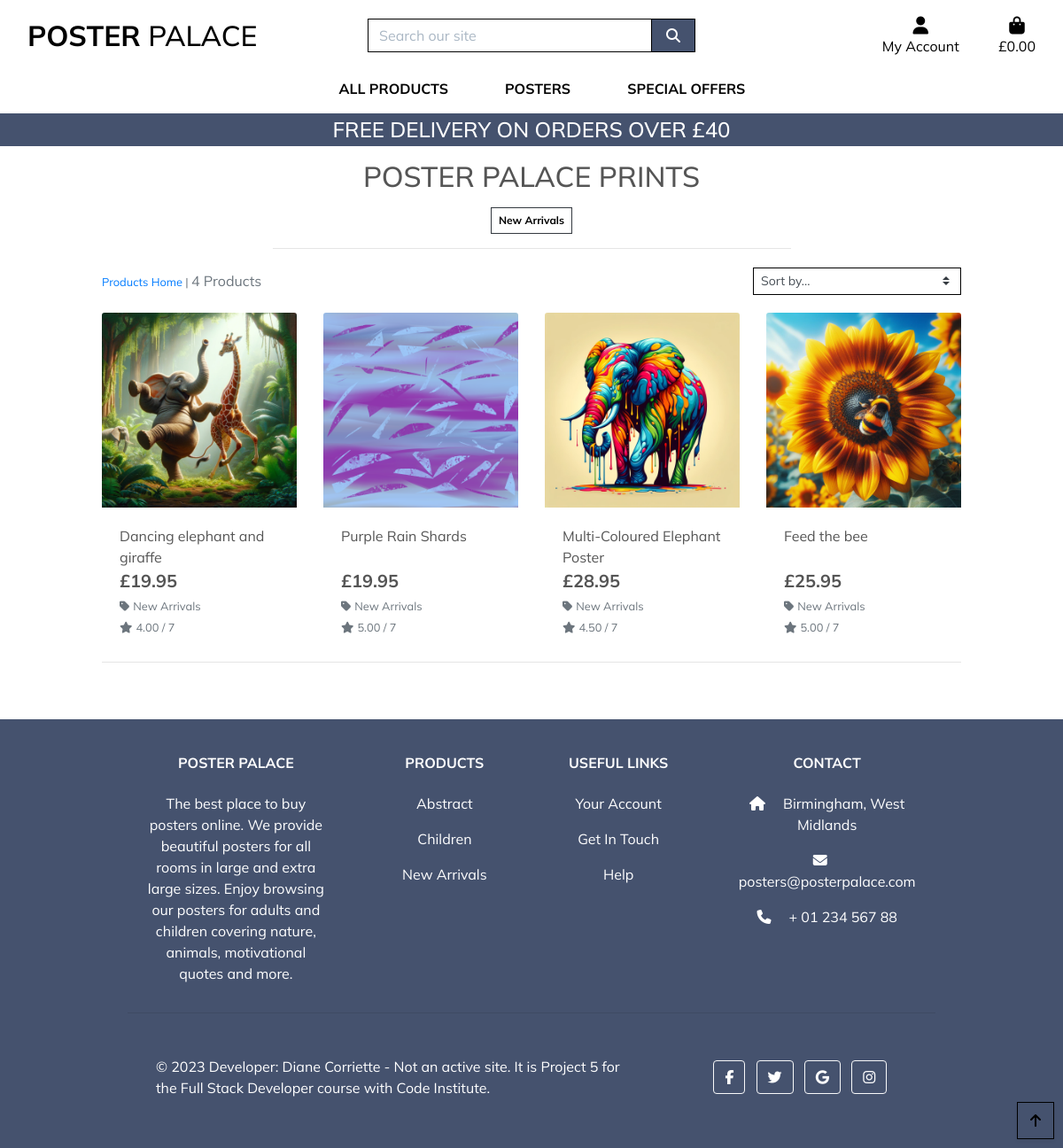
The app's page /products/?category=new with its own data.
### products/models.py (models this page shows, shortened)
class Category(models.Model):
    name = models.CharField(max_length=200)
    slug = models.SlugField(max_length=200,
                            unique=True, null=True, blank=True)
    friendly_name = models.CharField(max_length=200, null=True, blank=True)
    class Meta:
        ordering = ['name']
        verbose_name = 'category'
        verbose_name_plural = 'categories'

class Product(models.Model):
    sku = models.CharField(max_length=15,
                           default=get_random_string,
                           null=True, blank=True)
    name = models.CharField(max_length=200)
    slug = models.SlugField(max_length=200, unique=True)
    image = models.ImageField(null=True, blank=True)
    description = models.TextField(blank=True)
    sizes = models.BooleanField(default=False, null=True, blank=True)
    price = models.DecimalField(default=9.95, max_digits=8, decimal_places=2)
    category = models.ForeignKey('Category', null=True,
                                 blank=True, on_delete=models.SET_NULL)
    available = models.BooleanField(default=True)
    rating = models.DecimalField(max_digits=7, decimal_places=2,
                                 null=True, blank=True)
    created = models.DateTimeField(auto_now_add=True)
    updated = models.DateTimeField(auto_now=True)

### products/views.py (the view, shortened to what this page needs)
# urls.py: path('', views.all_products, name='products'),
def all_products(request):
    products = Product.objects.all()
    query = None
    categories = None
    sort = None
    direction = None
    if request.GET:
        if 'category' in request.GET:
            categories = request.GET['category'].split(',')
            products = products.filter(category__name__in=categories)
            categories = Category.objects.filter(name__in=categories)
    current_sorting = f'{sort}_{direction}'
    context = {
        'products': products,
        'search_term': query,
        'current_categories': categories,
        'current_sorting': current_sorting,
    }
    return render(request, 'products/products.html', context)

### bag/contexts.py (called while the page is built, shortened)
def bag_contents(request):
    bag_items = []
    total = 0
    product_count = 0
    bag = request.session.get('bag', {})
    if total < settings.FREE_DELIVERY_THRESHOLD:
        delivery = total * Decimal(settings.STANDARD_DELIVERY_PERCENTAGE / 100)
        free_delivery_delta = settings.FREE_DELIVERY_THRESHOLD - total
    else:
        delivery = 0
        free_delivery_delta = 0
    grand_total = delivery + total
    context = {
        'bag_items': bag_items,
        'total': total,
        'product_count': product_count,
        'delivery': delivery,
        'free_delivery_delta': free_delivery_delta,
        'free_delivery_threshold': settings.FREE_DELIVERY_THRESHOLD,
        'grand_total': grand_total,
    }
    return context

### products/templates/products/products.html (shortened to what this page needs)
{% extends "base.html" %}
{% load static %}
{% block page_header %}
    <div class="container header-container">
    </div>
{% endblock %}
{% block content %}
    <div class="overlay"></div>
    <div class="container-fluid">
        <div class="row">
            <div class="col text-center mt-3">
                <h2 class="logo-font">Poster Palace Prints</h2>
                {% for c in current_categories %}
                    <a class="category-badge text-decoration-none" href="{% url 'products' %}?category={{ c.name }}">
                        <span class="p-2 mt-2 badge badge-white text-black rounded-0 border border-dark">{{ c.friendly_name }}</span>
                    </a>
                {% endfor %}
                <hr class="w-50 mb-1">
            </div>
        </div>
        <div class="row">
            <div class="product-container col-10 offset-1">
                <div class="row mt-1 mb-2">
                    <div class="col-12 col-md-6 my-auto order-md-last d-flex justify-content-center justify-content-md-end">
                        <div class="sort-select-wrapper w-50">
                            <select id="sort-selector" class="custom-select custom-select-sm rounded-0 border border-{% if current_sorting != 'None_None' %}info{% else %}black{% endif %}">
                                <option value="reset" {% if current_sorting == 'None_None' %}selected{% endif %}>Sort by...</option>
                            </select>
                        </div>
                    </div>
                    <div class="col-12 col-md-6 order-md-first">
                        <p class="text-muted mt-3 text-center text-md-left">
                            {% if search_term or current_categories or current_sorting != 'None_None' %}
                                <span class="small"><a href="{% url 'products' %}">Products Home</a> | </span>
                            {% endif %}
                            {{ products|length }} Products{% if search_term %} found for <strong>"{{ search_term }}"</strong>{% endif %}
                        </p>
                    </div>
                </div>
                <div class="row">
                    {% for product in products %}
                        <div class="col-sm-6 col-md-6 col-lg-4 col-xl-3">
                            <div class="card h-100 border-0">
                                {% if product.image %}
                                <a href="{% url 'product_detail' product.id %}">
                                    <img class="card-img-top img-fluid" src="{{ product.image.url }}" alt="{{ product.name }}">
                                </a>
                                {% else %}
                                <a href="{% url 'product_detail' product.id %}">
                                    <img class="card-img-top img-fluid" src="{{ MEDIA_URL }}noimage.png" alt="{{ product.name }}">
                                </a>
                                {% endif %}
                                <div class="card-body pb-0">
                                    <p class="mb-0">{{ product.name }}</p>
                                </div>
                                <div class="card-footer bg-white pt-0 border-0 text-left">
                                    <div class="row">
                                        <div class="col">
                                            <p class="lead mb-0 text-left font-weight-bold">&#163;{{ product.price }}</p>
                                            {% if product.category %}
                                            <p class="small mt-1 mb-0">
                                                <a class="text-muted" href="{% url 'products' %}?category={{ product.category.name }}">
                                                    <i class="fas fa-tag mr-1"></i>{{ product.category.friendly_name }}
                                                </a>
                                            </p>
                                            {% endif %}
                                            {% if product.rating %}
                                                <small class="text-muted"><i class="fas fa-star mr-1"></i>{{ product.rating }} / 7</small>
                                            {% else %}
                                                <small class="text-muted">No Rating</small>
                                            {% endif %}
                                        </div>
                                    </div>
                                </div>
                            </div>
                        </div>
                        {% if forloop.counter|divisibleby:4 %}
                            <div class="col-12 d-none d-xl-block mb-5">
                                <hr>
                            </div>
                        {% endif %}
                    {% endfor %}
                </div>
            </div>
        </div>
    </div>
    <div class="btt-button shadow-sm rounded-0 border border-black">
        <a class="btt-link d-flex h-100">
            <i class="fas fa-arrow-up text-black mx-auto my-auto"></i>
        </a>
    </div>
{% endblock %}

### static/css/style.css (style rules this page uses)
body { color: #555; font-family: 'Mulish', sans-serif; height: 100vh; }
.logo-font { text-transform: uppercase; }
.text-black { color: #000 !important; }
.border-black { border: 1px solid black !important; }
.overlay { height: 100%; width: 100%; top: 0; left: 0; position: fixed; background: white; z-index: -1; }
.btt-button { height: 42px; width: 42px; position: fixed; bottom: 10px; right: 10px; }
.btt-link, .update-link, .remove-item { cursor: pointer; }
@media (min-width: 1200px) { .container { max-width: 80%; } }
@media (min-width: 992px) { .header-container { padding-top: 164px; } }

### records on screen
Category: friendly_name "New Arrivals"
Product: image (picture), name "Dancing elephant and giraffe", price "19.95", category.friendly_name "New Arrivals", rating "4.00"
Product: image (picture), name "Purple Rain Shards", price "19.95", category.friendly_name "New Arrivals", rating "5.00"
Product: image (picture), name "Multi-Coloured Elephant Poster", price "28.95", category.friendly_name "New Arrivals", rating "4.50"
Product: image (picture), name "Feed the bee", price "25.95", category.friendly_name "New Arrivals", rating "5.00"

### other values on screen
{{ free_delivery_threshold }} "40"
{{ products|length }} "4"
